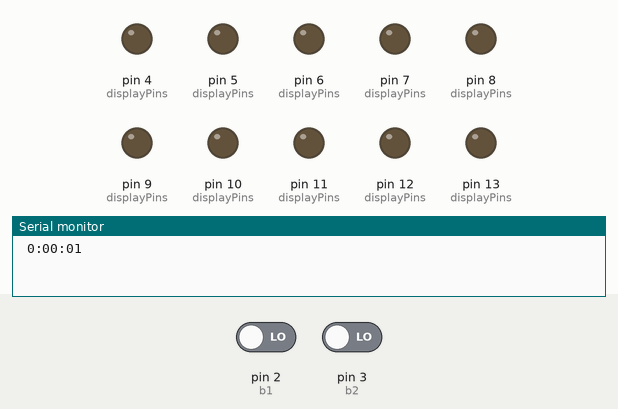
Simulated run of this sketch. Board: Arduino Uno, built with avr-gcc and run on an emulated ATmega328P. Parts: output pins drawn as LEDs (lit = HIGH), the last lines printed to the serial monitor. Dashed ring = blinking. The test bench sets the inputs (shaded band); at power-on: pin 2 (b1) LOW, pin 3 (b2) LOW.

Above: at 1.2 s.
1.3 s: pin 2 (b1) driven HIGH
3.2 s: pin 3 (b2) driven HIGH
At 4.0 s:
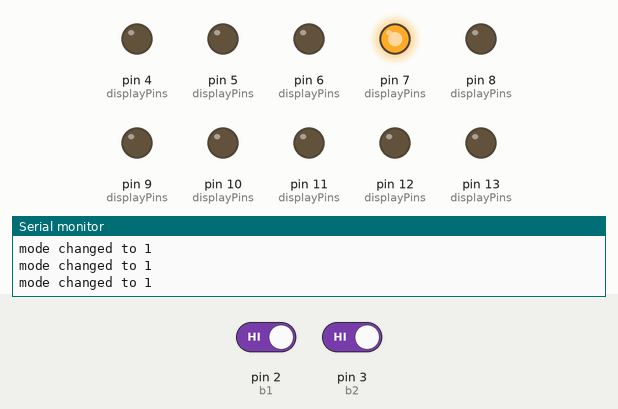
6.2 s: pin 2 (b1) driven LOW
9.2 s: pin 2 (b1) driven HIGH
At 10.25 s:
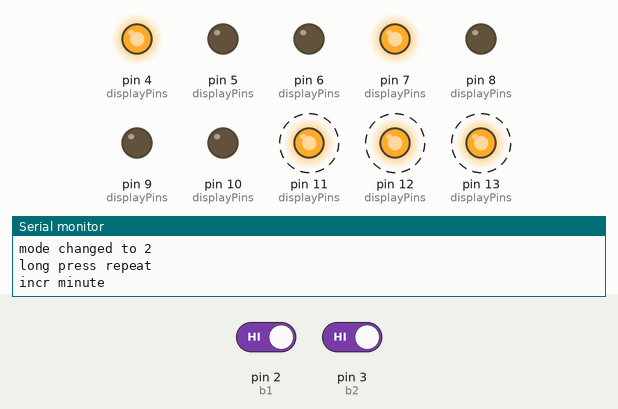
12.2 s: pin 3 (b2) driven LOW
At 13.0 s:
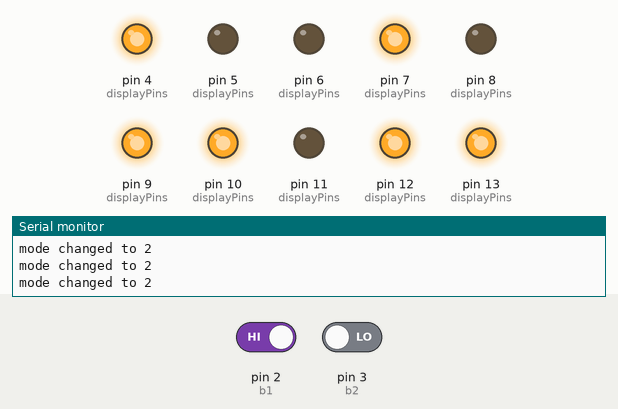
13.7 s: pin 3 (b2) driven HIGH
At 14.2 s:
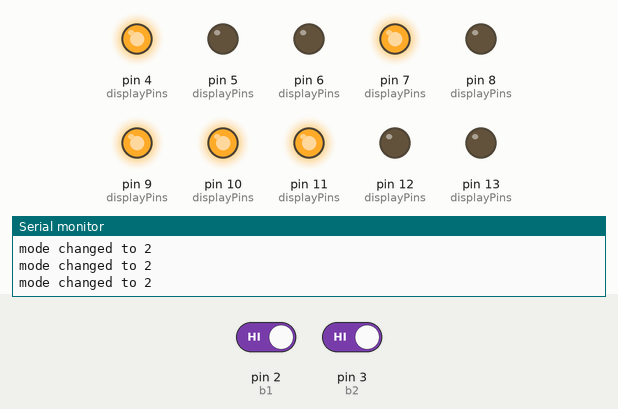
Timing chart, 0 to 19.6 s (numbered marks = the images above; inputs shaded):
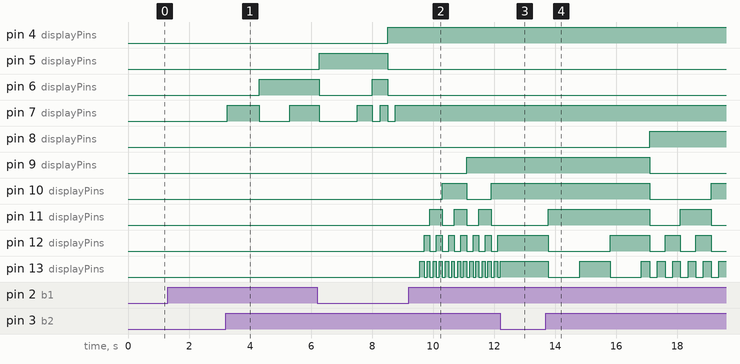

The sketch:

binclock.ino
```cpp
#include "button.h"
#include "clock.h"
#include "controller.h"
#include "display.h"

static int displayPins[] = {13, 12, 11, 10, 9, 8, 7, 6, 5, 4};

Display display(&displayPins[0]);
Clock clock;
Button b1(2);
Button b2(3);
Controller controller(&b1, &b2, &clock, &display);

void setup() {
    Serial.begin(9600);
    controller.setup();
}

void loop() {
    controller.loop();
}
```

button.cpp
```cpp
#include "Arduino.h"

#include "button.h"

Button::Button(int pin) : pin(pin) { }

void Button::setup() {
    pinMode(pin, INPUT);
}

void Button::loop(int *state, unsigned long *ms) {
    unsigned long now = millis();
    int v = digitalRead(pin);
    if (this->state != v) {
        this->state = v;
        bounceStart = now;
    }
    *state = this->state;
    *ms = now - bounceStart;
}
```

button.h
```cpp
#ifndef BUTTON_H
#define BUTTON_H

class Button {
public:
    Button(int pin);

    void setup();
    void loop(int *state, unsigned long *ms);

private:
    int pin;
    int state;
    unsigned long bounceStart;
};

#endif
```

clock.cpp
```cpp
#include "Arduino.h"

#include "clock.h"

Clock::Clock() : h(0), m(0), s(0), timer(1000) { }

void Clock::loop() {
    if (timer.tick()) {
        incr();
    }
}

void Clock::incrHour() {
    timer.sync(1000);
    h = h % 12 + 1;
}

void Clock::incrMinute() {
    timer.sync(1000);
    m = (m + 1) % 60;
}

void Clock::incr() {
    if (++s >= 60) {
        s = 0;
        if (++m >= 60) {
            m = 0;
            h = h % 12 + 1;
        }
    }

    if (h > 9) {
        Serial.print(h / 10);
    } else {
        Serial.print(' ');
    }
    Serial.print(h % 10);
    Serial.print(':');
    Serial.print(m / 10);
    Serial.print(m % 10);
    Serial.print(':');
    Serial.print(s / 10);
    Serial.println(s % 10);
}
```

clock.h
```cpp
#ifndef CLOCK_H

#define CLOCK_H

#include "timer.h"

class Clock {
public:
    Clock();

    void loop();
    void incrHour();
    void incrMinute();

    int h, m, s;

private:
    Timer timer;

    void incr();
};

#endif
```

controller.cpp
```cpp
#include "Arduino.h"

#include "button.h"
#include "clock.h"
#include "controller.h"
#include "display.h"

static Timer debug(1000);

Controller::Controller(Button *b1, Button *b2, Clock *clock, Display *display)
    : b1(b1), b2(b2), clock(clock), display(display), timer(0), mode(0) {
}

void Controller::setup() {
    b1->setup();
    b2->setup();
    display->setup();
}

void Controller::loop() {
    clock->loop();

    int b;
    unsigned long ms;

    b1->loop(&b, &ms);
    if (b == HIGH) {
        if (b1Released && ms > 1000) {
            if (mode > 0) {
                mode = 0;
            } else {
                mode = 1;
                incrementing = false;
            }
            b1Released = false;
        } else if (b1Released && mode > 0 && ms > 20) {
            mode = mode % 2 + 1;
            b1Released = false;
        }
        Serial.print("mode changed to ");
        Serial.println(mode);
    } else if (ms > 20) {
        b1Released = true;
    }

    if (mode != 0) {
        b2->loop(&b, &ms);
        if (b == HIGH) {
            if (!incrementing && ms > 20) {
                incrementing = true;
                incr();
                timer.sync(1000);
            } else if (incrementing) {
                unsigned long dur;
                if (timer.tick(&dur)) {
                    Serial.println("long press repeat");
                    incr();
                    if (dur >= 3000) {
                        if (timer.getInterval() == 1000) {
                            timer.sync(250);
                        } else if (timer.getInterval() == 250) {
                            timer.sync(100);
                        }
                    }
                }
            }
        } else if (incrementing && ms > 20) {
            incrementing = false;
        }
    }

    display->set(encode());
}

void Controller::incr() {
    Serial.print("incr ");
    if (mode == 1) {
        Serial.println("hour");
        clock->incrHour();
    }
    if (mode == 2) {
        Serial.println("minute");
        clock->incrMinute();
    }
}

int Controller::encode() {
    return (clock->h << 6) | clock->m;
}
```

controller.h
```cpp
#ifndef CONTROLLER_H
#define CONTROLLER_H

#include "timer.h"

class Button;
class Clock;
class Display;

class Controller {
public:
    Controller(Button *b1, Button *b2, Clock *clock, Display *display);

    void setup();
    void loop();

private:
    Button *b1, *b2;
    Clock *clock;
    Display *display;

    Timer timer;
    int mode;
    bool incrementing;
    bool b1Released;

    void incr();
    int encode();
};

#endif
```

display.cpp
```cpp
#include "Arduino.h"

#include "display.h"

Display::Display(int *pins) : pins(pins) { }

void Display::setup() {
    for (int i = 0; i < 10; i++) {
        pinMode(pins[i], OUTPUT);
    }
}

void Display::set(int encoded) {
    int mask = 1;
    for (int i = 0; i < 10; i++) {
        digitalWrite(pins[i], (encoded & (mask<<i)) ? HIGH : LOW);
    }
}
```

display.h
```cpp
#ifndef DISPLAY_H
#define DISPLAY_H

class Display {
public:
    Display(int *pins);

    void setup();
    void set(int encoded);

private:
    int *pins;
};

#endif
```

timer.cpp
```cpp
#include "Arduino.h"

#include "timer.h"

Timer::Timer(unsigned long interval) {
    sync(interval);
}

void Timer::sync(unsigned long interval) {
    this->interval = interval;
    base = millis();
    curModulus = baseModulus = (int) (base % interval);
}

bool Timer::tick(unsigned long *duration) {
    unsigned long now = millis();
    int nextModulus = (int) (now % interval);
    bool result;
    if (baseModulus == 0) {
        result = nextModulus < curModulus;
    } else {
        result = curModulus < baseModulus && nextModulus >= baseModulus;
    }
    curModulus = nextModulus;
    if (duration != NULL) {
        *duration = now - base;
    }
    return result;
}
```

timer.h
```cpp
#ifndef TIMER_H
#define TIMER_H

class Timer {
public:
    Timer(unsigned long interval);

    void sync(unsigned long interval);
    bool tick(unsigned long *duration=NULL);

    unsigned long getInterval() { return interval; }

private:
    unsigned long base;
    unsigned long interval;
    int baseModulus;
    int curModulus;
};

#endif
```

Measured:
- after the input at 3.2 s, pin 6 (displayPins): LOW → HIGH after 1.1 s; pin 7 (displayPins): LOW → HIGH after 0.06 s, → LOW 1.0 s later, → HIGH 1.0 s later
- after the input at 9.2 s, pin 4 (displayPins): stays HIGH (without the input it goes to LOW after 1.0 s); pin 5 (displayPins): stops changing and stays LOW
- after the input at 12.2 s, pin 8 (displayPins): stays LOW (without the input it goes to HIGH after 0.51 s); pin 9 (displayPins): stays HIGH (without the input it goes to LOW after 0.51 s)
- after the input at 13.7 s, pin 8 (displayPins): LOW → HIGH after 3.4 s; pin 9 (displayPins): HIGH → LOW after 3.4 s
